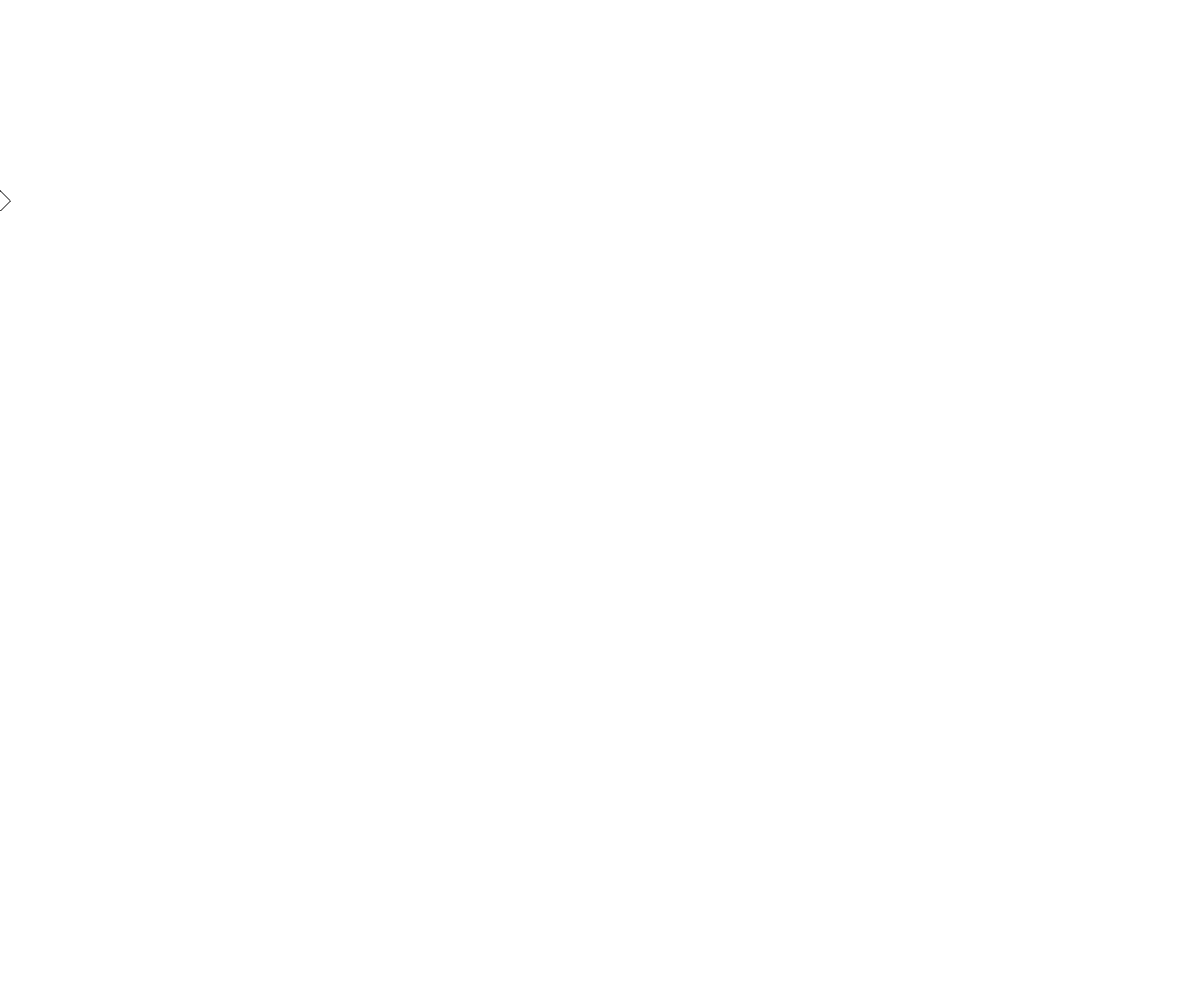
Frame 1 (no input)
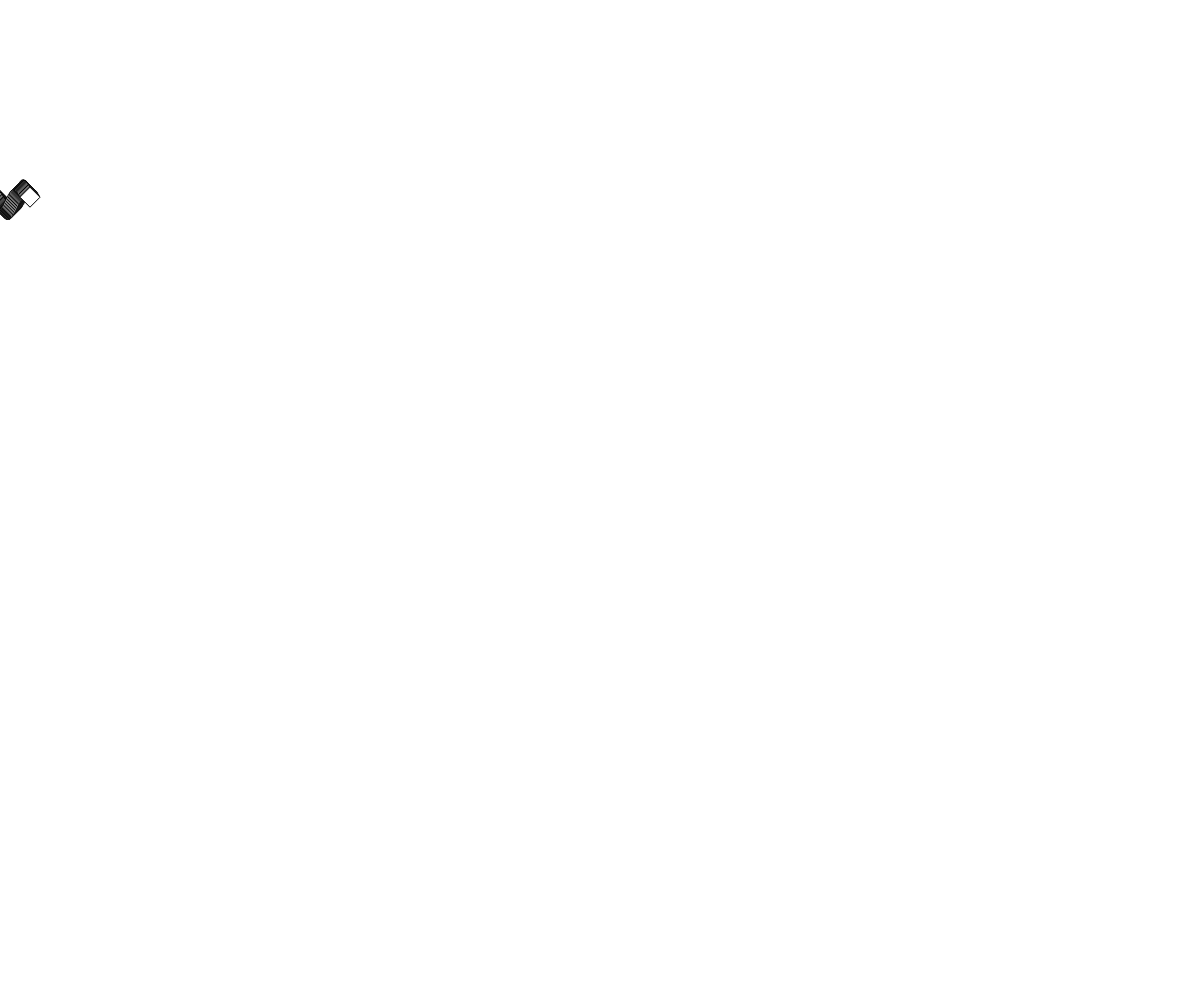
Frame 60 (no input)
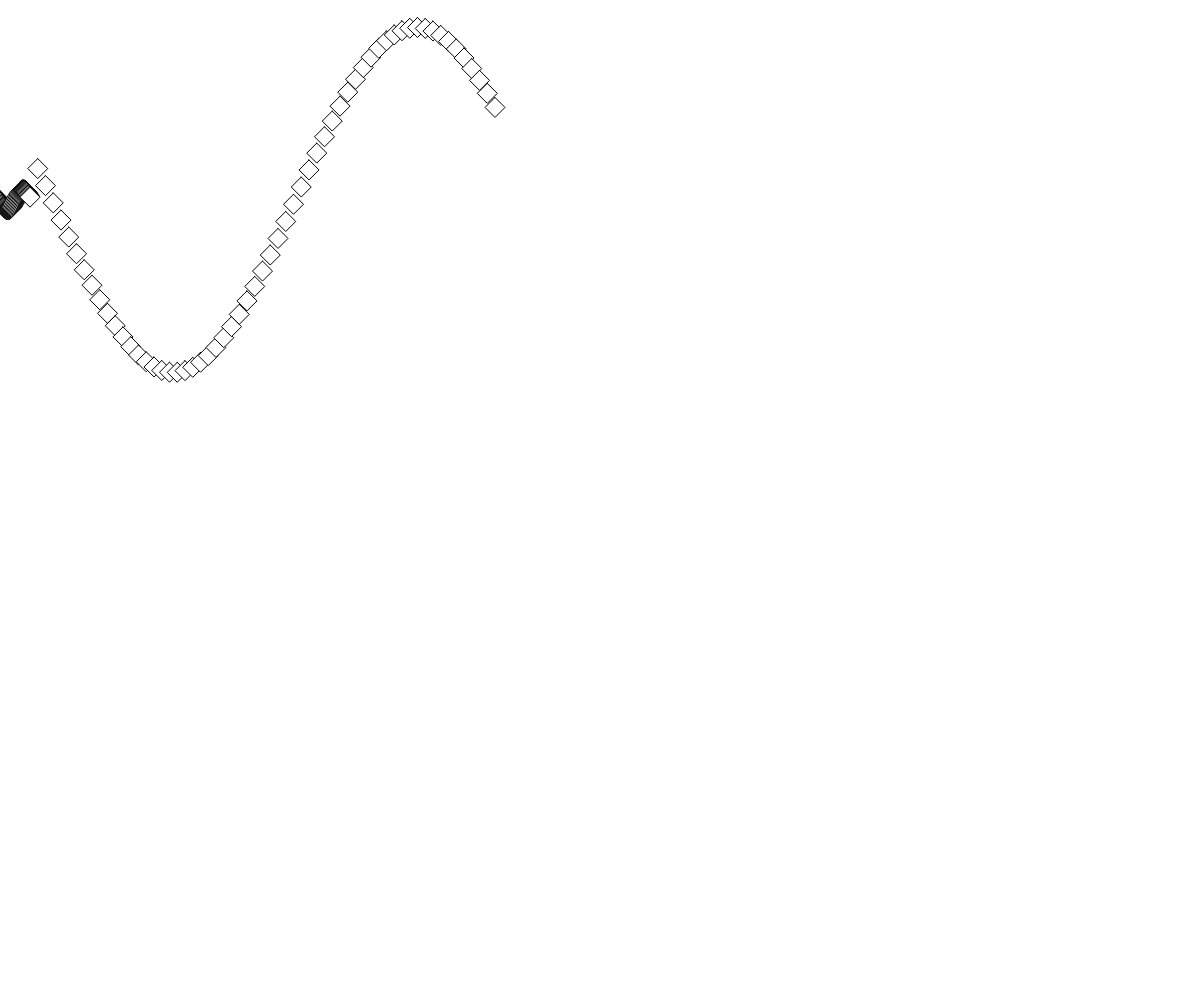
Frame 120 (the mouse pressed at the canvas centre since frame 60)

The p5.js sketch that drew these frames (run headless with seeded random() and noise() and a simulated clock; from frame 60 on, the mouse is pressed at the canvas centre):

// p5.js sketch
// ── sketch.js
var posx, posy, taille, rayon, angle;

function setup() {
  createCanvas(windowWidth, windowHeight);
  taille = 10;
  posx = 0;
  posy = 200;
  rayon = 50;
  angle = 0;
}

function draw() {
  //background(255);

  posx += map(mouseX,0,windowWidth,0.5,15);
  rayon = map(mouseY,0,windowWidth,10,400);
  
  angle += 0.1;
  
  posy = 200;
  posy += rayon * sin(angle);


  beginShape();
  vertex(posx, posy - taille);
  vertex(posx + taille, posy);
  vertex(posx, posy + taille);
  vertex(posx - taille, posy);
  endShape(CLOSE);
}
